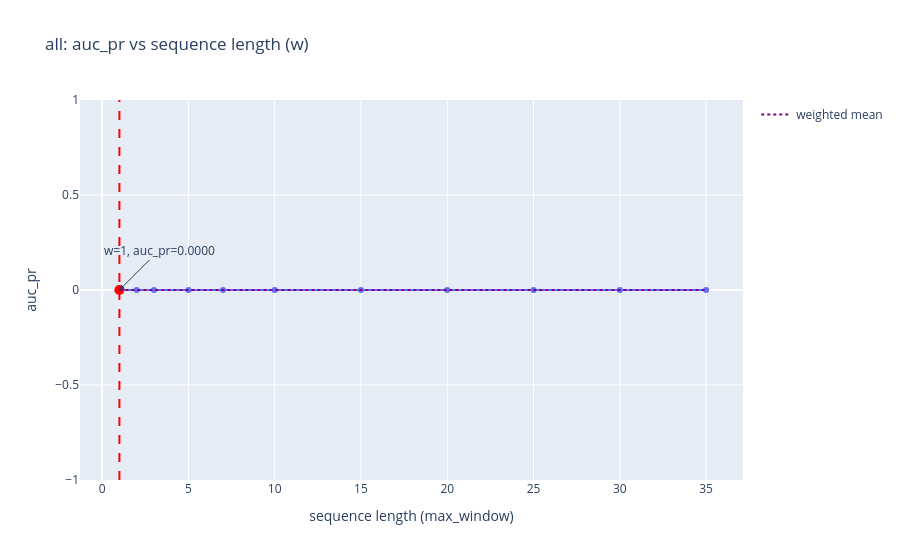
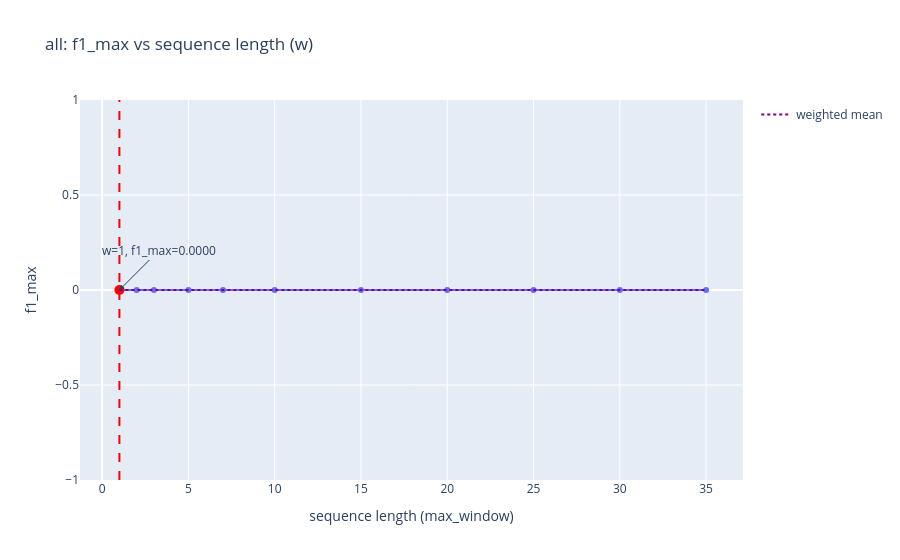
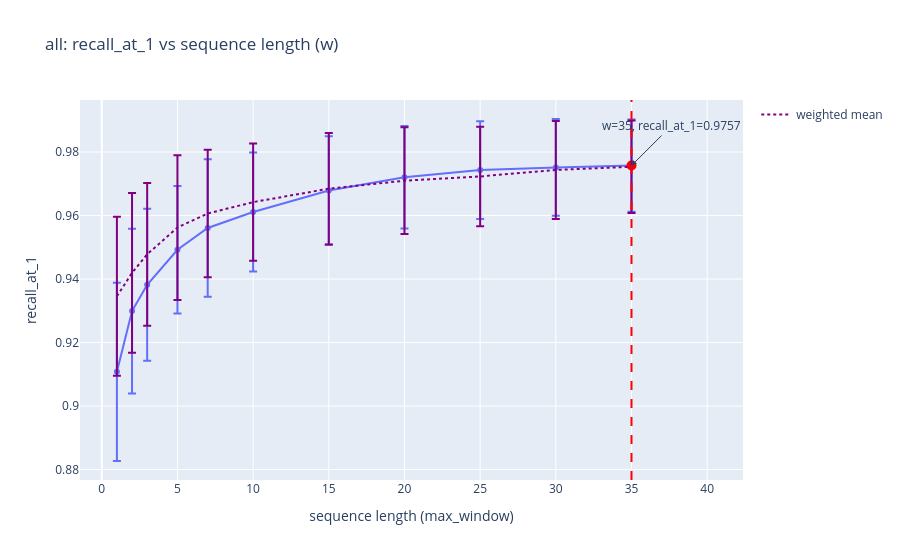
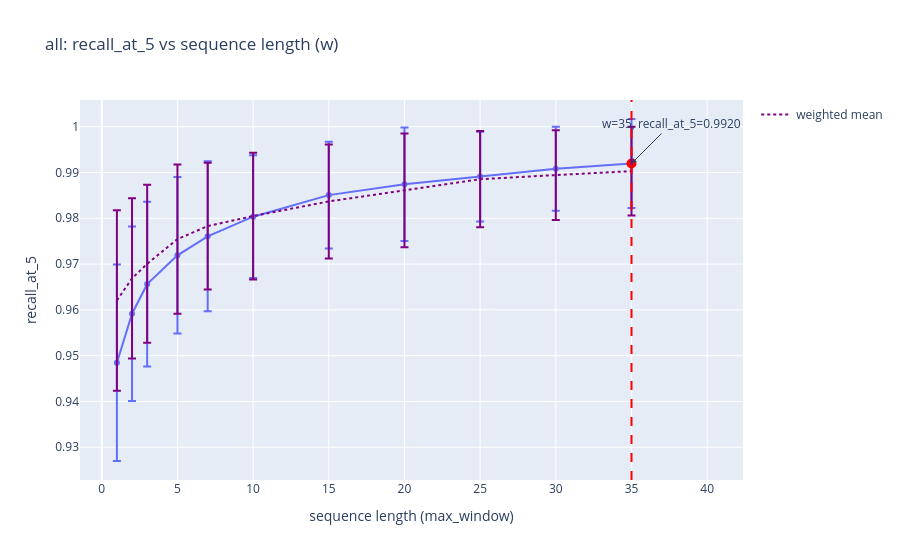

Write notebook code for charts like these, in order.
### Code cell
plot_metrics_from_parquet(
    "/home/kartashov_ga/projects/GSLoc/data/tests/26-05-26/3RScan/Makarov/64xMegaloc/rerank_k_1000_per_frame_k_25/base_seq_report/room-sim/summaryresults.parquet",
    "/home/kartashov_ga/projects/GSLoc/data/tests/26-05-19/3RScan/Megaloc/rerank_k_500_per_frame_k_25/base_seq_report/room-sim/summaryresults.parquet",
    )

### Figure 1 — Plotly figure (JSON) as saved in the notebook; plotly's stock layout.template omitted (floating-point values rounded to 4 significant figures)
{"data": [{"hovertemplate": "w=%{x}<br>auc_pr=%{y}<extra></extra>", "legendgroup": "", "line": {"color": "#636efa", "dash": "solid"}, "marker": {"symbol": "circle"}, "mode": "lines+markers", "name": "", "orientation": "v", "showlegend": false, "type": "scatter", "x": [1, 2, 3, 5, 7, 10, 15, 20, 25, 30, 35], "xaxis": "x", "y": [0.0, 0.0, 0.0, 0.0, 0.0, 0.0, 0.0, 0.0, 0.0, 0.0, 0.0], "yaxis": "y"}, {"marker": {"color": "red", "size": 10}, "mode": "markers", "name": "max", "showlegend": false, "type": "scatter", "x": [1], "y": [0]}, {"line": {"color": "purple", "dash": "dot"}, "mode": "lines", "name": "weighted mean", "showlegend": true, "type": "scatter", "x": [1, 2, 3, 5, 7, 10, 15, 20, 25, 30, 35], "y": [0.0, 0.0, 0.0, 0.0, 0.0, 0.0, 0.0, 0.0, 0.0, 0.0, 0.0]}], "layout": {"annotations": [{"arrowhead": 2, "ax": 40, "ay": -40, "showarrow": true, "text": "w=1, auc_pr=0.0000", "x": 1, "y": 0}], "legend": {"tracegroupgap": 0}, "shapes": [{"line": {"color": "red", "dash": "dash"}, "type": "line", "x0": 1, "x1": 1, "xref": "x", "y0": 0, "y1": 1, "yref": "y domain"}], "title": {"text": "all: auc_pr vs sequence length (w)"}, "xaxis": {"anchor": "y", "domain": [0, 1], "title": {"text": "sequence length (max_window)"}}, "yaxis": {"anchor": "x", "domain": [0, 1], "title": {"text": "auc_pr"}}}}

### Figure 2 — Plotly figure (JSON) as saved in the notebook; plotly's stock layout.template omitted (floating-point values rounded to 4 significant figures)
{"data": [{"hovertemplate": "w=%{x}<br>f1_max=%{y}<extra></extra>", "legendgroup": "", "line": {"color": "#636efa", "dash": "solid"}, "marker": {"symbol": "circle"}, "mode": "lines+markers", "name": "", "orientation": "v", "showlegend": false, "type": "scatter", "x": [1, 2, 3, 5, 7, 10, 15, 20, 25, 30, 35], "xaxis": "x", "y": [0.0, 0.0, 0.0, 0.0, 0.0, 0.0, 0.0, 0.0, 0.0, 0.0, 0.0], "yaxis": "y"}, {"marker": {"color": "red", "size": 10}, "mode": "markers", "name": "max", "showlegend": false, "type": "scatter", "x": [1], "y": [0]}, {"line": {"color": "purple", "dash": "dot"}, "mode": "lines", "name": "weighted mean", "showlegend": true, "type": "scatter", "x": [1, 2, 3, 5, 7, 10, 15, 20, 25, 30, 35], "y": [0.0, 0.0, 0.0, 0.0, 0.0, 0.0, 0.0, 0.0, 0.0, 0.0, 0.0]}], "layout": {"annotations": [{"arrowhead": 2, "ax": 40, "ay": -40, "showarrow": true, "text": "w=1, f1_max=0.0000", "x": 1, "y": 0}], "legend": {"tracegroupgap": 0}, "shapes": [{"line": {"color": "red", "dash": "dash"}, "type": "line", "x0": 1, "x1": 1, "xref": "x", "y0": 0, "y1": 1, "yref": "y domain"}], "title": {"text": "all: f1_max vs sequence length (w)"}, "xaxis": {"anchor": "y", "domain": [0, 1], "title": {"text": "sequence length (max_window)"}}, "yaxis": {"anchor": "x", "domain": [0, 1], "title": {"text": "f1_max"}}}}

### Figure 3 — Plotly figure (JSON) as saved in the notebook; plotly's stock layout.template omitted (floating-point values rounded to 4 significant figures)
{"data": [{"error_y": {"array": [0.02807, 0.02596, 0.02392, 0.02005, 0.02167, 0.01873, 0.01705, 0.01614, 0.01541, 0.01524, 0.01453]}, "hovertemplate": "w=%{x}<br>recall_at_1=%{y}<extra></extra>", "legendgroup": "", "line": {"color": "#636efa", "dash": "solid"}, "marker": {"symbol": "circle"}, "mode": "lines+markers", "name": "", "orientation": "v", "showlegend": false, "type": "scatter", "x": [1, 2, 3, 5, 7, 10, 15, 20, 25, 30, 35], "xaxis": "x", "y": [0.9108, 0.9299, 0.9382, 0.9492, 0.9561, 0.9611, 0.9679, 0.9721, 0.9743, 0.9752, 0.9757], "yaxis": "y"}, {"marker": {"color": "red", "size": 10}, "mode": "markers", "name": "max", "showlegend": false, "type": "scatter", "x": [35], "y": [0.9757]}, {"error_y": {"array": [0.02506, 0.02512, 0.02248, 0.02278, 0.02005, 0.01844, 0.01757, 0.01681, 0.01565, 0.01545, 0.01455], "type": "data", "visible": true}, "line": {"color": "purple", "dash": "dot"}, "mode": "lines", "name": "weighted mean", "showlegend": true, "type": "scatter", "x": [1, 2, 3, 5, 7, 10, 15, 20, 25, 30, 35], "y": [0.9346, 0.9419, 0.9478, 0.9562, 0.9606, 0.9642, 0.9684, 0.971, 0.9723, 0.9743, 0.9753]}], "layout": {"annotations": [{"arrowhead": 2, "ax": 40, "ay": -40, "showarrow": true, "text": "w=35, recall_at_1=0.9757", "x": 35, "y": 0.9757}], "legend": {"tracegroupgap": 0}, "shapes": [{"line": {"color": "red", "dash": "dash"}, "type": "line", "x0": 35, "x1": 35, "xref": "x", "y0": 0, "y1": 1, "yref": "y domain"}], "title": {"text": "all: recall_at_1 vs sequence length (w)"}, "xaxis": {"anchor": "y", "domain": [0, 1], "title": {"text": "sequence length (max_window)"}}, "yaxis": {"anchor": "x", "domain": [0, 1], "title": {"text": "recall_at_1"}}}}

### Figure 4 — Plotly figure (JSON) as saved in the notebook; plotly's stock layout.template omitted (floating-point values rounded to 4 significant figures)
{"data": [{"error_y": {"array": [0.02146, 0.01904, 0.01799, 0.01707, 0.01638, 0.01341, 0.01167, 0.01238, 0.009802, 0.009176, 0.009722]}, "hovertemplate": "w=%{x}<br>recall_at_5=%{y}<extra></extra>", "legendgroup": "", "line": {"color": "#636efa", "dash": "solid"}, "marker": {"symbol": "circle"}, "mode": "lines+markers", "name": "", "orientation": "v", "showlegend": false, "type": "scatter", "x": [1, 2, 3, 5, 7, 10, 15, 20, 25, 30, 35], "xaxis": "x", "y": [0.9485, 0.9592, 0.9656, 0.9719, 0.9761, 0.9803, 0.9851, 0.9874, 0.9891, 0.9908, 0.992], "yaxis": "y"}, {"marker": {"color": "red", "size": 10}, "mode": "markers", "name": "max", "showlegend": false, "type": "scatter", "x": [35], "y": [0.992]}, {"error_y": {"array": [0.0197, 0.01749, 0.01726, 0.01629, 0.01384, 0.01384, 0.01245, 0.01242, 0.0105, 0.009785, 0.009701], "type": "data", "visible": true}, "line": {"color": "purple", "dash": "dot"}, "mode": "lines", "name": "weighted mean", "showlegend": true, "type": "scatter", "x": [1, 2, 3, 5, 7, 10, 15, 20, 25, 30, 35], "y": [0.9621, 0.9669, 0.9701, 0.9754, 0.9783, 0.9805, 0.9837, 0.9861, 0.9885, 0.9894, 0.9903]}], "layout": {"annotations": [{"arrowhead": 2, "ax": 40, "ay": -40, "showarrow": true, "text": "w=35, recall_at_5=0.9920", "x": 35, "y": 0.992}], "legend": {"tracegroupgap": 0}, "shapes": [{"line": {"color": "red", "dash": "dash"}, "type": "line", "x0": 35, "x1": 35, "xref": "x", "y0": 0, "y1": 1, "yref": "y domain"}], "title": {"text": "all: recall_at_5 vs sequence length (w)"}, "xaxis": {"anchor": "y", "domain": [0, 1], "title": {"text": "sequence length (max_window)"}}, "yaxis": {"anchor": "x", "domain": [0, 1], "title": {"text": "recall_at_5"}}}}
